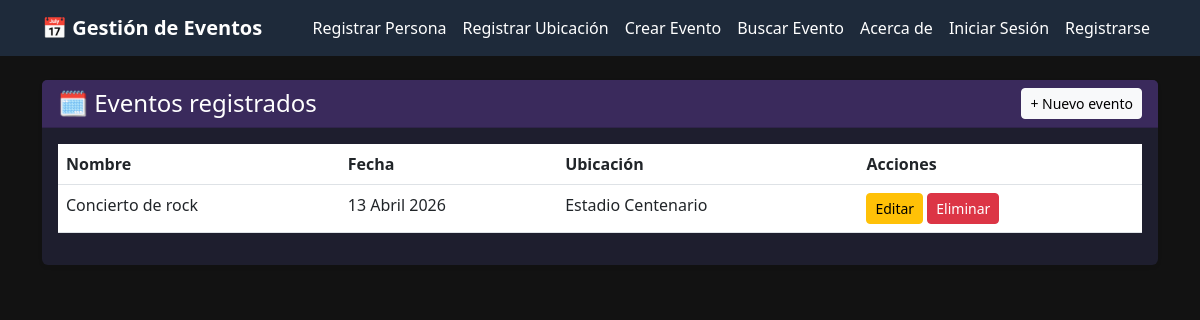
The app's page /eventos/, older data.
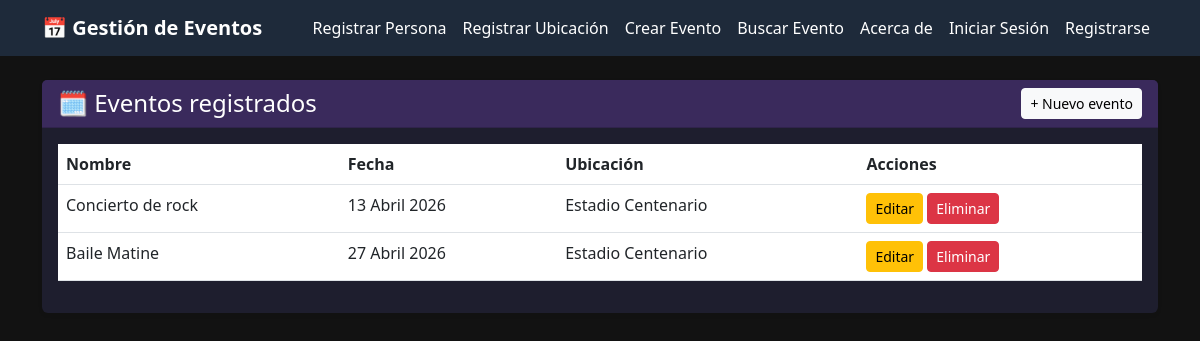
The same page, newer data.
### eventos/models.py (models this page shows, shortened)
class Evento(models.Model):
    nombre = models.CharField(max_length=45)
    fecha = models.DateField()
    ubicacion = models.ForeignKey(Ubicacion, on_delete=models.CASCADE)
    asistentes = models.ManyToManyField(Persona, blank=True)
    class Meta:
        verbose_name = 'Evento'
        verbose_name_plural = 'Eventos'

class Ubicacion(models.Model):
    nombre = models.CharField(max_length=45)
    direccion = models.CharField(max_length=60)
    capacidad = models.IntegerField()
    def __str__(self):
        return self.nombre
    class Meta:
        verbose_name = 'Ubicación'
        verbose_name_plural = 'Ubicaciones'

### eventos/views.py (the view)
# urls.py: path('eventos/', views.listar_eventos, name='listar_eventos'),
def listar_eventos(request):
    eventos = Evento.objects.all()
    return render(request, 'listar_eventos.html', {'eventos': eventos})

### templates/listar_eventos.html
{% extends "base.html" %}
{% block contenido %}
<div class="card shadow-sm">
    <div class="card-header bg-evento text-white d-flex justify-content-between align-items-center">
        <h4 class="mb-0">🗓️ Eventos registrados</h4>
        <a href="{% url 'form_evento' %}" class="btn btn-light btn-sm">+ Nuevo evento</a>
    </div>
    <div class="card-body">
        <table class="table table-hover">
            <thead>
                <tr>
                    <th>Nombre</th>
                    <th>Fecha</th>
                    <th>Ubicación</th>
                    <th>Acciones</th>
                </tr>
            </thead>
            <tbody>
                {% for evento in eventos %}
                <tr>
                    <td>{{ evento.nombre }}</td>
                    <td>{{ evento.fecha }}</td>
                    <td>{{ evento.ubicacion }}</td>
                    <td>
                        <a href="{% url 'editar_evento' evento.id %}" class="btn btn-warning btn-sm">Editar</a>
                        <a href="{% url 'eliminar_evento' evento.id %}" class="btn btn-danger btn-sm">Eliminar</a>
                    </td>
                </tr>
                {% empty %}
                <tr><td colspan="4" class="text-muted">No hay eventos registrados.</td></tr>
                {% endfor %}
            </tbody>
        </table>
    </div>
</div>
{% endblock %}

Row changes from the older to the newer data that the page shows:
added Evento: nombre "Baile Matine", fecha "27 Abril 2026", ubicacion "Estadio Centenario"
